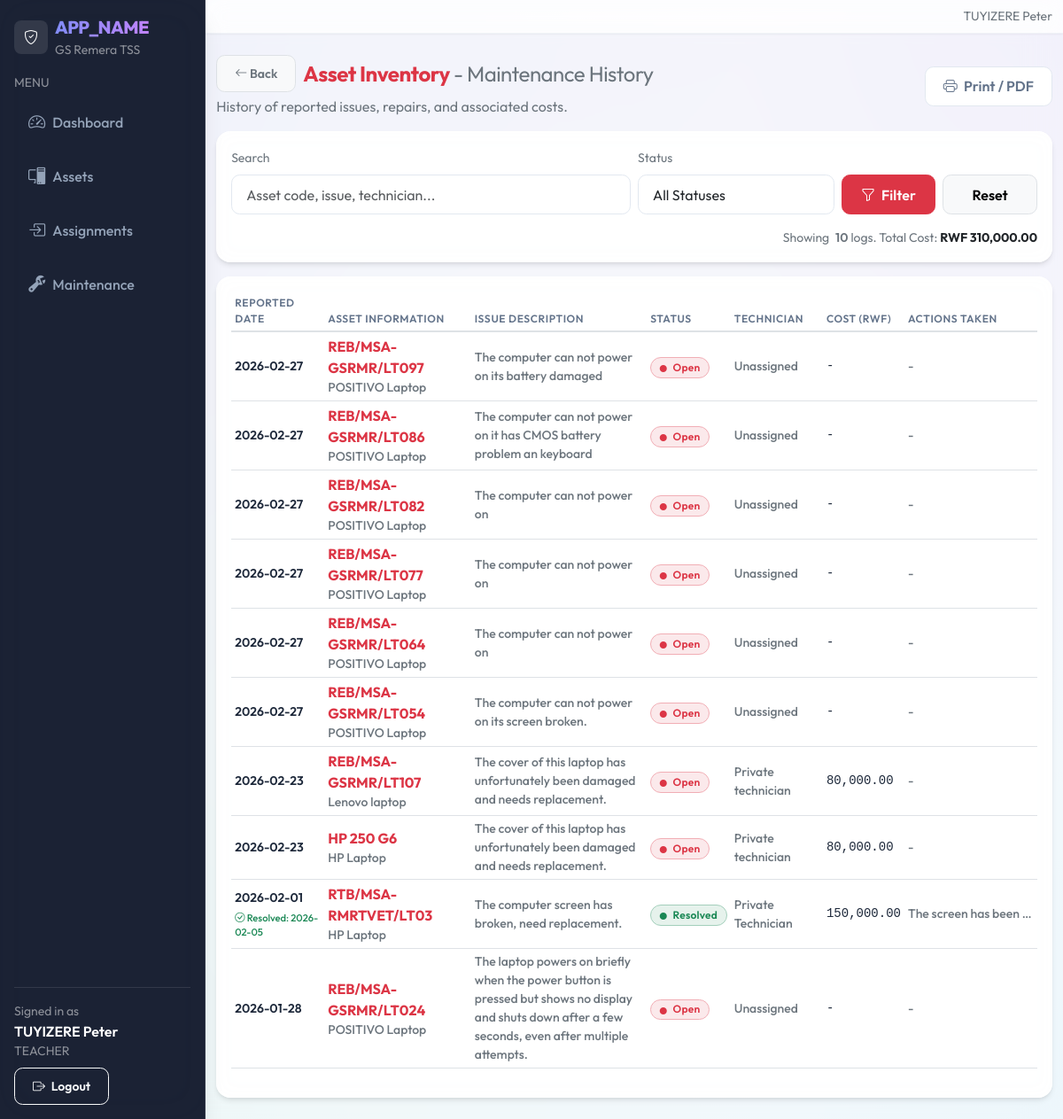
The app's page /reports/maintenance.php (signed in) with its own data.
### tables this page shows
CREATE TABLE `maintenance_logs` (
  `id` int(10) UNSIGNED NOT NULL,
  `school_id` int(10) UNSIGNED NOT NULL,
  `asset_id` int(10) UNSIGNED NOT NULL,
  `issue_description` text NOT NULL,
  `reported_date` date NOT NULL,
  `resolved_date` date DEFAULT NULL,
  `action_taken` text,
  `technician_name` varchar(120) DEFAULT NULL,
  `cost` decimal(10,2) DEFAULT NULL,
  `status` enum('Open','In Progress','Resolved') NOT NULL DEFAULT 'Open',
  `created_by` int(10) UNSIGNED NOT NULL,
  `created_at` datetime NOT NULL DEFAULT CURRENT_TIMESTAMP
);

CREATE TABLE `assets` (
  `id` int(10) UNSIGNED NOT NULL,
  `school_id` int(10) UNSIGNED NOT NULL,
  `asset_code` varchar(40) NOT NULL,
  `asset_name` varchar(120) NOT NULL,
  `category_id` int(10) UNSIGNED NOT NULL,
  `brand` varchar(80) DEFAULT NULL,
  `model` varchar(80) DEFAULT NULL,
  `serial_number` varchar(80) DEFAULT NULL,
  `purchase_date` date DEFAULT NULL,
  `asset_condition` enum('New','Good','Fair','Damaged') NOT NULL DEFAULT 'Good',
  `quantity` int(10) UNSIGNED NOT NULL DEFAULT '1',
  `qty_available` int(10) UNSIGNED DEFAULT '0',
  `qty_in_use` int(10) UNSIGNED DEFAULT '0',
  `qty_maintenance` int(10) UNSIGNED DEFAULT '0',
  `qty_faulty` int(10) UNSIGNED DEFAULT '0',
  `qty_lost` int(10) UNSIGNED DEFAULT '0',
  `power_adapter` enum('Yes','No') NOT NULL DEFAULT 'No',
  `power_adapter_status` enum('Working','Damaged','Missing','N/A') NOT NULL DEFAULT 'N/A',
  `display_cable` enum('Yes','No') NOT NULL DEFAULT 'No',
  `display_cable_type` enum('HDMI','VGA','DisplayPort','DVI','USB-C','Other','N/A') NOT NULL DEFAULT 'N/A',
  `display_cable_status` enum('Working','Damaged','Missing','N/A') NOT NULL DEFAULT 'N/A',
  `status` enum('Available','In Use','Maintenance','Lost','Faulty') NOT NULL DEFAULT 'Available',
  `location_id` int(10) UNSIGNED NOT NULL,
  `image_path` varchar(255) DEFAULT NULL,
  `notes` text,
  `created_at` datetime NOT NULL DEFAULT CURRENT_TIMESTAMP,
  `updated_at` datetime DEFAULT NULL ON UPDATE CURRENT_TIMESTAMP
);

### includes/url.php (called while the page is built, shortened)
<?php
function base_url(): string
{
  $b = defined('BASE_URL') ? (string)BASE_URL : '';
  $b = rtrim($b, '/');
  return $b;
}
function url(string $path): string
{
  $full = base_url() . $path;
  return $full === '' ? '/' : $full;
}

### reports/maintenance.php (the view, shortened to what this page needs)
<?php
require_once __DIR__ . '/../includes/layout.php';
require_once __DIR__ . '/../includes/url.php';
$pdo = db();
$q = trim($_GET['q'] ?? '');
$sid = (int)$_SESSION['user']['school_id'];
$where = ["m.school_id = :sid"];
$params = [':sid' => $sid];
$sql = "
  SELECT
    m.id as maintenance_id, m.issue_description, m.reported_date, m.resolved_date,
    m.action_taken, m.technician_name, m.cost, m.status as log_status,
    a.asset_code, a.asset_name,
    c.name AS category_name
  FROM maintenance_logs m
  JOIN assets a ON a.id = m.asset_id
  JOIN asset_categories c ON c.id = a.category_id
";
if ($where) $sql .= " WHERE " . implode(" AND ", $where);
$sql .= " ORDER BY m.reported_date DESC, m.id DESC LIMIT 1000";
$stmt = $pdo->prepare($sql);
$stmt->execute($params);
$logs = $stmt->fetchAll();
$reportIdentity = 'Asset Inventory';
?>
<div class="d-flex align-items-center justify-content-between flex-wrap gap-2 mb-3">
  <div>
    <div class="d-flex align-items-center gap-2 mb-1">
      <a href="<?php echo htmlspecialchars(url('/reports/index.php')); ?>" class="btn btn-sm btn-light border text-secondary"><i class="bi bi-arrow-left"></i> Back</a>
      <h1 class="h4 mb-0 text-danger fw-bold"><?php echo htmlspecialchars($reportIdentity); ?> <span class="text-secondary fw-normal">- Maintenance History</span></h1>
    </div>
    <div class="text-secondary">History of reported issues, repairs, and associated costs.</div>
  </div>
  <div class="d-flex gap-2">
    <?php
      $qs = $_GET;
      $printUrl = url('/reports/print_maintenance.php') . (empty($qs) ? '' : ('?' . http_build_query($qs)));
    ?>
    <a class="btn btn-outline-secondary" target="_blank" href="<?php echo htmlspecialchars($printUrl); ?>">
      <i class="bi bi-printer me-1"></i> Print / PDF
    </a>
  </div>
</div>
<div class="card table-card mb-3">
  <div class="card-body">
    <form class="row g-2 align-items-end" method="get">
      <div class="col-12 col-md-6">
        <label class="form-label small text-secondary">Search</label>
        <input class="form-control" name="q" placeholder="Asset code, issue, technician..." value="<?php echo htmlspecialchars($q); ?>">
      </div>
      <div class="col-12 col-md-3">
        <label class="form-label small text-secondary">Status</label>
        <select class="form-select" name="status">
          <option value="">All Statuses</option>
        </select>
      </div>
      <div class="col-12 col-md-3 d-flex gap-2">
        <button class="btn btn-danger w-100" type="submit">
          <i class="bi bi-funnel me-1"></i> Filter
        </button>
        <a class="btn btn-light border w-100" href="<?php echo htmlspecialchars(url('/reports/maintenance.php')); ?>">
          Reset
        </a>
      </div>
    </form>
    <div class="mt-3 small text-secondary text-end">
      Showing <span class="fw-semibold ms-1"><?php echo count($logs); ?></span> logs. Total Cost:
      <strong class="text-dark">
        RWF <?php echo number_format(array_sum(array_column($logs, 'cost')), 2); ?>
      </strong>
    </div>
  </div>
</div>
<div class="card table-card">
  <div class="card-body">
    <div class="table-responsive">
      <table class="table table-sm align-middle table-hover">
        <thead>
          <tr class="text-secondary small">
            <th>Reported Date</th>
            <th>Asset Information</th>
            <th style="max-width:300px;">Issue Description</th>
            <th>Status</th>
            <th>Technician</th>
            <th>Cost (RWF)</th>
            <th>Actions Taken</th>
          </tr>
        </thead>
        <tbody>
          <?php foreach ($logs as $log): ?>
            <tr>
              <td class="small">
                <div class="fw-semibold"><?php echo htmlspecialchars($log['reported_date']); ?></div>
                <?php if ($log['log_status'] === 'Resolved' && !empty($log['resolved_date'])): ?>
                  <div class="text-success x-small mt-1" style="font-size: 0.7rem;">
                    <i class="bi bi-check-circle"></i> Resolved: <?php echo htmlspecialchars($log['resolved_date']); ?>
                  </div>
                <?php endif; ?>
              </td>
              <td>
                <div class="fw-bold text-danger"><?php echo htmlspecialchars($log['asset_code']); ?></div>
                <div class="small text-secondary"><?php echo htmlspecialchars($log['asset_name']); ?></div>
              </td>
              <td class="small text-secondary text-wrap" style="max-width: 300px;">
                <?php echo nl2br(htmlspecialchars($log['issue_description'])); ?>
              </td>
              <td>
                <?php
                  $sColor = 'secondary';
                  if ($log['log_status'] === 'Open') $sColor = 'danger';
                  elseif ($log['log_status'] === 'In Progress') $sColor = 'warning';
                  elseif ($log['log_status'] === 'Resolved') $sColor = 'success';
                ?>
                <span class="badge bg-<?php echo $sColor; ?> bg-opacity-10 text-<?php echo $sColor; ?> border border-<?php echo $sColor; ?>-subtle">
                  <i class="bi bi-circle-fill me-1" style="font-size: 0.5rem; vertical-align: middle;"></i>
                  <?php echo htmlspecialchars($log['log_status']); ?>
                </span>
              </td>
              <td class="small text-secondary"><?php echo htmlspecialchars($log['technician_name'] ?: 'Unassigned'); ?></td>
              <td class="small font-monospace"><?php echo $log['cost'] ? number_format($log['cost'], 2) : '-'; ?></td>
              <td class="small text-secondary text-truncate" style="max-width: 150px;" title="<?php echo htmlspecialchars($log['action_taken'] ?: ''); ?>">
                <?php echo htmlspecialchars($log['action_taken'] ?: '-'); ?>
              </td>
            </tr>
          <?php endforeach; ?>
        </tbody>
      </table>
    </div>
  </div>
</div>

### assets/css/app.css (style rules this page uses)
:root { --gs-primary: #4f46e5; --gs-primary-hover: #4338ca; --gs-secondary: #8b5cf6; --gs-sidebar-bg: #0f172a; --gs-sidebar-muted: #94a3b8; --gs-sidebar-active-bg: rgba(255, 255, 255, 0.1); --gs-sidebar-active-text: #ffffff; --gs-bg: #f8fafc; --gs-card-bg: #ffffff; --gs-text: #1e293b; --gs-text-muted: #64748b; --gs-border: #e2e8f0; --shadow-sm: 0 1px 2px 0 rgba(0, 0, 0, 0.05); --shadow-md: 0 4px 6px -1px rgba(0, 0, 0, 0.1), 0 2px 4px -1px rgba(0, 0, 0, 0.06); --shadow-lg: 0 10px 15px -3px rgba(0, 0, 0, 0.1), 0 4px 6px -2px rgba(0, 0, 0, 0.05); --shadow-xl: 0 20px 25px -5px rgba(0, 0, 0, 0.1), 0 10px 10px -5px rgba(0, 0, 0, 0.04); }
body { font-family: 'Outfit', sans-serif; background-color: var(--gs-bg); background-image: radial-gradient(at 0% 0%, rgba(79, 70, 229, 0.15) 0px, transparent 50%), radial-gradient(at 100% 0%, rgba(139, 92, 246, 0.15) 0px, transparent 50%), radial-gradient(at 100% 100%, rgba(56, 189, 248, 0.15) 0px, transparent 50%), radial-gradient(at 0% 100%, rgba(20, 184, 166, 0.15) 0px, transparent 50%); background-attachment: fixed; color: var(--gs-text); -webkit-font-smoothing: antialiased; }
.card { background: rgba(255, 255, 255, 0.9); backdrop-filter: blur(10px); border: 1px solid rgba(255, 255, 255, 0.8); border-radius: 1rem; box-shadow: var(--shadow-md); transition: transform 0.3s cubic-bezier(0.4, 0, 0.2, 1), box-shadow 0.3s cubic-bezier(0.4, 0, 0.2, 1); overflow: hidden; }
.table-card { border: 1px solid rgba(255, 255, 255, 0.6); }
.btn { font-weight: 600; border-radius: 0.6rem; padding: 0.6rem 1.25rem; transition: all 0.3s cubic-bezier(0.4, 0, 0.2, 1); }
.btn-outline-secondary { color: var(--gs-text-muted); border-color: var(--gs-border); background: white; }
h1, h2, h3, h4, h5, h6, .h1, .h2, .h3, .h4, .h5, .h6 { font-weight: 700; letter-spacing: -0.02em; color: #0f172a; }
.badge { font-weight: 600; padding: 0.4em 0.8em; border-radius: 2rem; letter-spacing: 0.02em; }
.form-control, .form-select { border-radius: 0.6rem; border: 1px solid var(--gs-border); padding: 0.6rem 1rem; transition: all 0.2s ease; background: rgba(255, 255, 255, 0.9); }
.table { vertical-align: middle; }
.table th { font-weight: 600; text-transform: uppercase; font-size: 0.75rem; letter-spacing: 0.05em; color: var(--gs-text-muted); border-bottom-width: 2px; background-color: transparent !important; }
.table td { color: var(--gs-text); font-weight: 500; background-color: transparent !important; }

### records on screen
maintenance_logs: reported_date "2026-02-27", asset.asset_code "REB/MSA-GSRMR/LT097", asset.asset_name "POSITIVO Laptop", issue_description "The computer can not power on its battery damaged", status "Open", technician_name "Unassigned", action_taken "-"
maintenance_logs: reported_date "2026-02-27", asset.asset_code "REB/MSA-GSRMR/LT086", asset.asset_name "POSITIVO Laptop", issue_description "The computer can not power on it has CMOS battery problem an keyboard", status "Open", technician_name "Unassigned", action_taken "-"
maintenance_logs: reported_date "2026-02-27", asset.asset_code "REB/MSA-GSRMR/LT082", asset.asset_name "POSITIVO Laptop", issue_description "The computer can not power on", status "Open", technician_name "Unassigned", action_taken "-"
maintenance_logs: reported_date "2026-02-27", asset.asset_code "REB/MSA-GSRMR/LT077", asset.asset_name "POSITIVO Laptop", issue_description "The computer can not power on", status "Open", technician_name "Unassigned", action_taken "-"
maintenance_logs: reported_date "2026-02-27", asset.asset_code "REB/MSA-GSRMR/LT064", asset.asset_name "POSITIVO Laptop", issue_description "The computer can not power on", status "Open", technician_name "Unassigned", action_taken "-"
maintenance_logs: reported_date "2026-02-27", asset.asset_code "REB/MSA-GSRMR/LT054", asset.asset_name "POSITIVO Laptop", issue_description "The computer can not power on its screen broken.", status "Open", technician_name "Unassigned", action_taken "-"
maintenance_logs: reported_date "2026-02-23", asset.asset_code "REB/MSA-GSRMR/LT107", asset.asset_name "Lenovo laptop", issue_description "The cover of this laptop has unfortunately been damaged and needs replacement.", status "Open", technician_name "Private technician", cost "80,000.00", action_taken "-"
maintenance_logs: reported_date "2026-02-23", asset.asset_code "HP 250 G6", asset.asset_name "HP Laptop", issue_description "The cover of this laptop has unfortunately been damaged and needs replacement.", status "Open", technician_name "Private technician", cost "80,000.00", action_taken "-"
maintenance_logs: reported_date "2026-02-01", resolved_date "2026-02-05", asset.asset_code "RTB/MSA-RMRTVET/LT03", asset.asset_name "HP Laptop", issue_description "The computer screen has broken, need replacement.", status "Resolved", technician_name "Private Technician", cost "150,000.00", action_taken "The screen has been…"
maintenance_logs: reported_date "2026-01-28", asset.asset_code "REB/MSA-GSRMR/LT024", asset.asset_name "POSITIVO Laptop", issue_description "The laptop powers on briefly when the power button is pressed but shows no display and shuts down after a few seconds, even after multiple attempts.", status "Open", technician_name "Unassigned", action_taken "-"

### other values on screen
$appTitle "APP_NAME"
$user['school_name'] "GS Remera TSS"
$item['label'] "Dashboard"
$item['label'] "Assets"
$item['label'] "Assignments"
$item['label'] "Maintenance"
$fullName ?: 'User' "TUYIZERE Peter"
$role ?: '-' "TEACHER"
$fullName ?: '' "TUYIZERE Peter"
$reportIdentity "Asset Inventory"
count($logs) "10"
array_sum(array_column($logs, 'cost')) "310,000.00"
